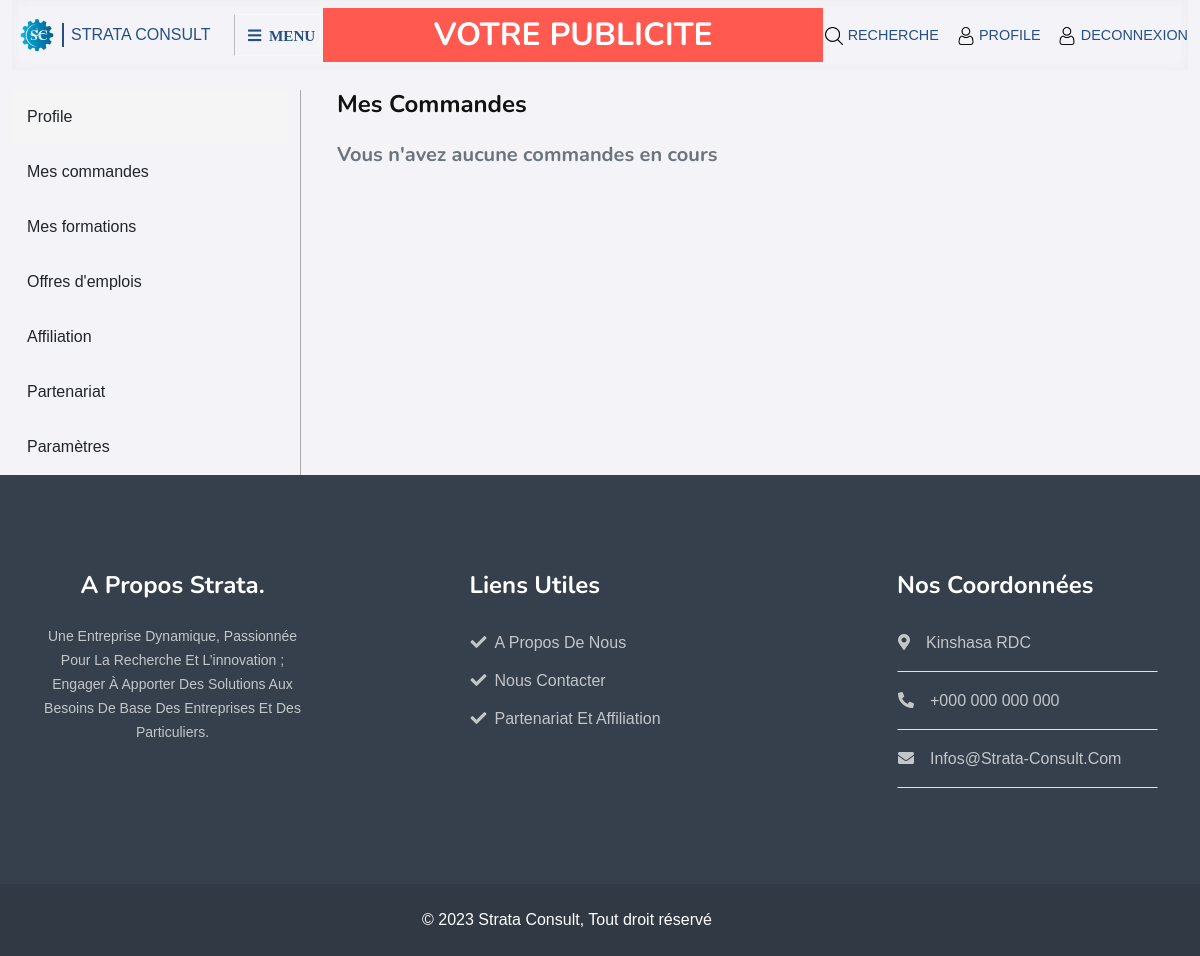
/accounts/commandes/ (signed in), run on an earlier commit of the app's database.
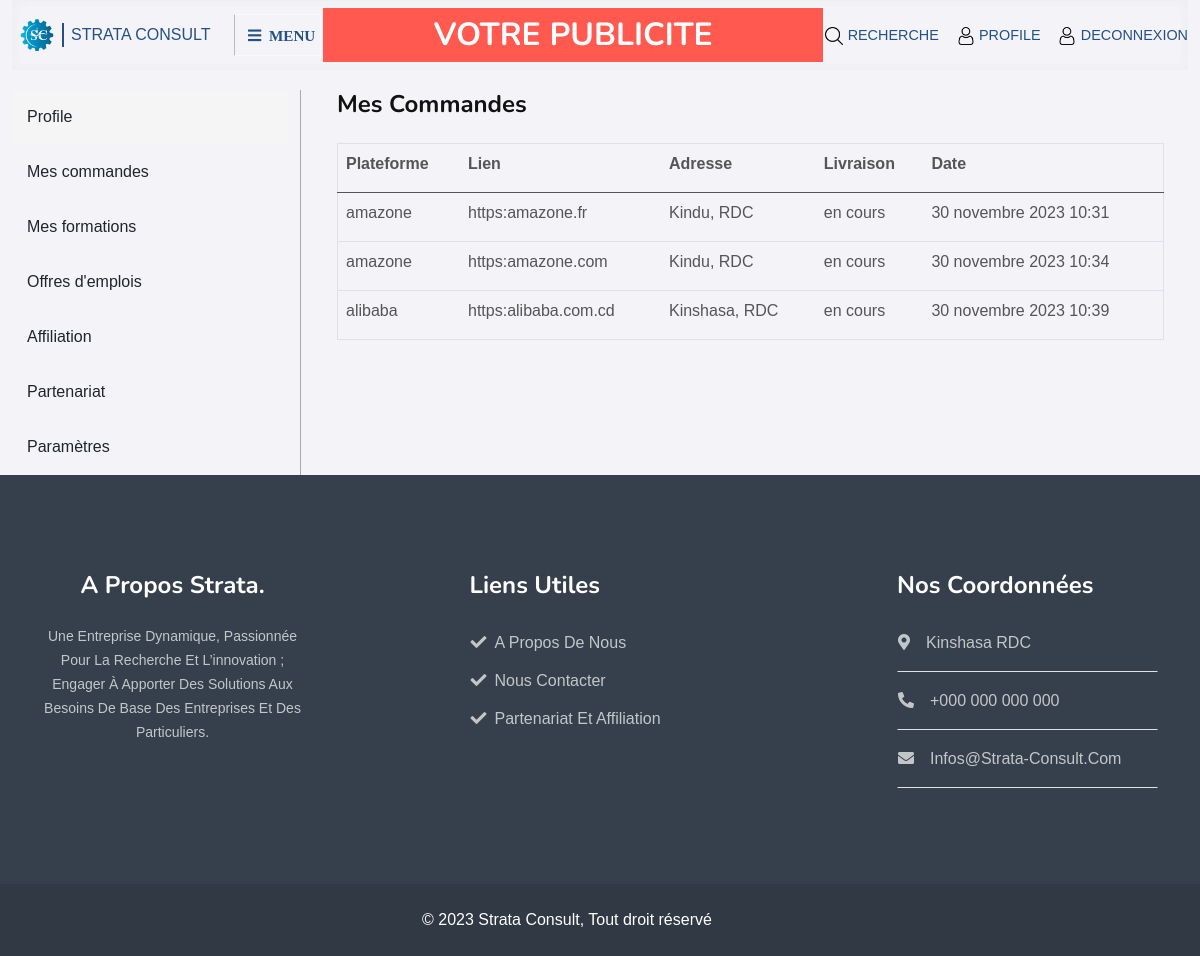
And on a later commit of the database.
### back/models.py (models this page shows, shortened)
class Achat(models.Model):
    user = models.ForeignKey(User, on_delete=models.CASCADE)
    plateforme = models.CharField(choices=PATEFORME, max_length=15)
    lien = models.CharField(max_length=300)
    adresse = models.CharField(max_length=200)
    livraison = models.CharField(choices=LIVRAISON, default='en cours', max_length=15)
    date = models.DateTimeField(auto_now_add=True)
    update = models.DateTimeField(auto_now=True)

### accounts/views.py (the view)
# urls.py: path('commandes/', MesCommandes, name='commandes'),
@login_required
def MesCommandes(request):
    current_user = request.user
    commandes = Achat.objects.filter(user=current_user, livraison='en cours')
    template_name = 'accounts/commandes.html'
    context = {
        'commandes': commandes,
    }
    return render(request, template_name, context)

### templates/accounts/commandes.html (shortened to what this page needs)
{% extends 'accounts/base_profile.html' %}
{% load static %}
{% block profile %}
<div class="container pb-5">
    <div class="overflow-hidden">
        <h4 class="mb-4">Mes Commandes</h4>
    </div>
    {% if commandes %}
    <div class="table-responsive">
        <table class="table border">
            <thead>
                <th class="pb-3">Plateforme</th>
                <th class="pb-3">Lien</th>
                <th class="pb-3">Adresse</th>
                <th class="pb-3">Livraison</th>
                <th class="pb-3">Date</th>
            </thead>
            {% for commande in commandes %}
            <tr>
                <td class="pb-3">{{commande.plateforme}}</td>
                <td class="pb-3">{{commande.lien}}</td>
                <td class="pb-3">{{commande.adresse}}</td>
                <td class="pb-3">{{commande.livraison}}</td>
                <td class="pb-3">{{commande.date}}</td>
            </tr>
            {% endfor %}
        </table>
    </div>
    {% else %}
    <h5 class="text-muted">Vous n'avez aucune commandes en cours</h5>
    {% endif %}
</div>
{% endblock %}

What changed in the data, as far as the page shows it:
added Achat: plateforme "amazone", lien "https:amazone.fr", adresse "Kindu, RDC", livraison "en cours", date "30 novembre 2023 10:31"
added Achat: plateforme "amazone", lien "https:amazone.com", adresse "Kindu, RDC", livraison "en cours", date "30 novembre 2023 10:34"
added Achat: plateforme "alibaba", lien "https:alibaba.com.cd", adresse "Kinshasa, RDC", livraison "en cours", date "30 novembre 2023 10:39"
Also different on the page:
text no longer shown: "Vous n'avez aucune commandes en cours"
text now shown: "Plateforme Lien Adresse Livraison Date"
